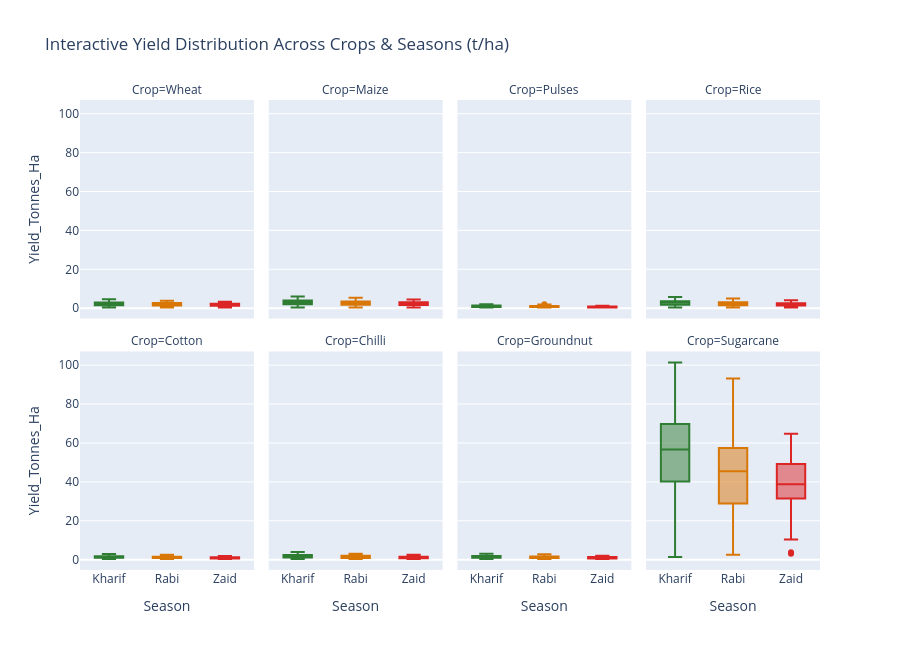

Source (notebook cell):
### Code cell
# 11.2 Interactive Plotly Visualization: Seasonal Yields with Crop Filter
fig = px.box(df_clean, x="Season", y="Yield_Tonnes_Ha", color="Season",
             color_discrete_map=SEASON_PALETTE,
             category_orders={"Season": SEASON_ORDER},
             facet_col="Crop", facet_col_wrap=4,
             title="Interactive Yield Distribution Across Crops & Seasons (t/ha)")
fig.update_layout(showlegend=False, height=650)
fig.show()

### Figure 1 — Plotly figure (JSON) as saved in the notebook; plotly's stock layout.template omitted (floating-point values rounded to 4 significant figures; data arrays with more than 128 entries replaced by an {"elided": "..."} marker saying what was removed)
{"data": [{"alignmentgroup": "True", "hovertemplate": "Season=%{x}<br>Crop=Wheat<br>Yield_Tonnes_Ha=%{y}<extra></extra>", "legendgroup": "Kharif", "marker": {"color": "#2E7D32"}, "name": "Kharif", "notched": false, "offsetgroup": "Kharif", "orientation": "v", "showlegend": true, "type": "box", "x": {"elided": "292 str values"}, "x0": " ", "xaxis": "x5", "y": {"elided": "292 float values"}, "y0": " ", "yaxis": "y5"}, {"alignmentgroup": "True", "hovertemplate": "Season=%{x}<br>Crop=Maize<br>Yield_Tonnes_Ha=%{y}<extra></extra>", "legendgroup": "Kharif", "marker": {"color": "#2E7D32"}, "name": "Kharif", "notched": false, "offsetgroup": "Kharif", "orientation": "v", "showlegend": false, "type": "box", "x": {"elided": "234 str values"}, "x0": " ", "xaxis": "x6", "y": {"elided": "234 float values"}, "y0": " ", "yaxis": "y6"}, {"alignmentgroup": "True", "hovertemplate": "Season=%{x}<br>Crop=Pulses<br>Yield_Tonnes_Ha=%{y}<extra></extra>", "legendgroup": "Kharif", "marker": {"color": "#2E7D32"}, "name": "Kharif", "notched": false, "offsetgroup": "Kharif", "orientation": "v", "showlegend": false, "type": "box", "x": {"elided": "221 str values"}, "x0": " ", "xaxis": "x7", "y": {"elided": "221 float values"}, "y0": " ", "yaxis": "y7"}, {"alignmentgroup": "True", "hovertemplate": "Season=%{x}<br>Crop=Rice<br>Yield_Tonnes_Ha=%{y}<extra></extra>", "legendgroup": "Kharif", "marker": {"color": "#2E7D32"}, "name": "Kharif", "notched": false, "offsetgroup": "Kharif", "orientation": "v", "showlegend": false, "type": "box", "x": {"elided": "314 str values"}, "x0": " ", "xaxis": "x8", "y": {"elided": "314 float values"}, "y0": " ", "yaxis": "y8"}, {"alignmentgroup": "True", "hovertemplate": "Season=%{x}<br>Crop=Cotton<br>Yield_Tonnes_Ha=%{y}<extra></extra>", "legendgroup": "Kharif", "marker": {"color": "#2E7D32"}, "name": "Kharif", "notched": false, "offsetgroup": "Kharif", "orientation": "v", "showlegend": false, "type": "box", "x": {"elided": "215 str values"}, "x0": " ", "xaxis": "x", "y": {"elided": "215 float values"}, "y0": " ", "yaxis": "y"}, {"alignmentgroup": "True", "hovertemplate": "Season=%{x}<br>Crop=Chilli<br>Yield_Tonnes_Ha=%{y}<extra></extra>", "legendgroup": "Kharif", "marker": {"color": "#2E7D32"}, "name": "Kharif", "notched": false, "offsetgroup": "Kharif", "orientation": "v", "showlegend": false, "type": "box", "x": {"elided": "185 str values"}, "x0": " ", "xaxis": "x2", "y": {"elided": "185 float values"}, "y0": " ", "yaxis": "y2"}, {"alignmentgroup": "True", "hovertemplate": "Season=%{x}<br>Crop=Groundnut<br>Yield_Tonnes_Ha=%{y}<extra></extra>", "legendgroup": "Kharif", "marker": {"color": "#2E7D32"}, "name": "Kharif", "notched": false, "offsetgroup": "Kharif", "orientation": "v", "showlegend": false, "type": "box", "x": {"elided": "193 str values"}, "x0": " ", "xaxis": "x3", "y": {"elided": "193 float values"}, "y0": " ", "yaxis": "y3"}, {"alignmentgroup": "True", "hovertemplate": "Season=%{x}<br>Crop=Sugarcane<br>Yield_Tonnes_Ha=%{y}<extra></extra>", "legendgroup": "Kharif", "marker": {"color": "#2E7D32"}, "name": "Kharif", "notched": false, "offsetgroup": "Kharif", "orientation": "v", "showlegend": false, "type": "box", "x": ["Kharif", "Kharif", "Kharif", "Kharif", "Kharif", "Kharif", "Kharif", "Kharif", "Kharif", "Kharif", "Kharif", "Kharif", "Kharif", "Kharif", "Kharif", "Kharif", "Kharif", "Kharif", "Kharif", "Kharif", "Kharif", "Kharif", "Kharif", "Kharif", "Kharif", "Kharif", "Kharif", "Kharif", "Kharif", "Kharif", "Kharif", "Kharif", "Kharif", "Kharif", "Kharif", "Kharif", "Kharif", "Kharif", "Kharif", "Kharif", "Kharif", "Kharif", "Kharif", "Kharif", "Kharif", "Kharif", "Kharif", "Kharif", "Kharif", "Kharif", "Kharif", "Kharif", "Kharif", "Kharif", "Kharif", "Kharif", "Kharif", "Kharif", "Kharif", "Kharif", "Kharif", "Kharif", "Kharif", "Kharif", "Kharif", "Kharif", "Kharif", "Kharif", "Kharif", "Kharif", "Kharif", "Kharif", "Kharif", "Kharif", "Kharif", "Kharif", "Kharif", "Kharif", "Kharif", "Kharif", "Kharif", "Kharif", "Kharif", "Kharif", "Kharif", "Kharif", "Kharif", "Kharif", "Kharif", "Kharif", "Kharif", "Kharif", "Kharif", "Kharif", "Kharif", "Kharif", "Kharif", "Kharif", "Kharif", "Kharif", "Kharif", "Kharif", "Kharif", "Kharif", "Kharif", "Kharif", "Kharif", "Kharif", "Kharif", "Kharif", "Kharif", "Kharif", "Kharif", "Kharif", "Kharif", "Kharif", "Kharif", "Kharif", "Kharif", "Kharif", "Kharif", "Kharif", "Kharif", "Kharif", "Kharif"], "x0": " ", "xaxis": "x4", "y": [62.58, 70.23, 29.47, 47.88, 62.09, 4.19, 26.01, 71.83, 45.71, 66.68, 59.1, 18.14, 89.34, 29.44, 70.62, 44.78, 69.75, 83.78, 50.36, 59.44, 57.3, 47.4, 32.79, 11.26, 68.5, 56.47, 69.39, 47.41, 83.79, 51.37, 66.24, 72.05, 64.45, 50.33, 66.06, 3.27, 24.92, 76.14, 29.46, 68.66, 91.98, 17.79, 37.75, 65.04, 40.42, 48.03, 71.42, 101.4, 26.4, 50.8, 59.05, 56.17, 45.17, 29.43, 70.82, 62.41, 73.4, 79.25, 30.03, 53.25, 62.29, 80.36, 35.56, 57.75, 61.94, 68.27, 4.86, 49.02, 77.25, 70.59, 5.22, 49.09, 72.92, 44.19, 37.11, 57.47, 47.69, 76.79, 73.99, 41.76, 52.53, 18.63, 69.07, 52.65, 87.76, 72.8, 56.65, 72.32, 62.12, 7.7, 72.92, 43.46, 54.66, 65.99, 52.92, 39.57, 18.83, 58.73, 32.66, 57.32, 69.8, 32.36, 45.27, 36.25, 61.09, 63.71, 77.93, 95.79, 82.68, 54.68, 77.32, 28.09, 91.46, 31.83, 61.72, 61.12, 51.28, 70.28, 56.17, 44.2, 59.75, 23.46, 49.88, 1.39, 12.74], "y0": " ", "yaxis": "y4"}, {"alignmentgroup": "True", "hovertemplate": "Season=%{x}<br>Crop=Wheat<br>Yield_Tonnes_Ha=%{y}<extra></extra>", "legendgroup": "Rabi", "marker": {"color": "#D97706"}, "name": "Rabi", "notched": false, "offsetgroup": "Rabi", "orientation": "v", "showlegend": true, "type": "box", "x": {"elided": "237 str values"}, "x0": " ", "xaxis": "x5", "y": {"elided": "237 float values"}, "y0": " ", "yaxis": "y5"}, {"alignmentgroup": "True", "hovertemplate": "Season=%{x}<br>Crop=Maize<br>Yield_Tonnes_Ha=%{y}<extra></extra>", "legendgroup": "Rabi", "marker": {"color": "#D97706"}, "name": "Rabi", "notched": false, "offsetgroup": "Rabi", "orientation": "v", "showlegend": false, "type": "box", "x": {"elided": "233 str values"}, "x0": " ", "xaxis": "x6", "y": {"elided": "233 float values"}, "y0": " ", "yaxis": "y6"}, {"alignmentgroup": "True", "hovertemplate": "Season=%{x}<br>Crop=Pulses<br>Yield_Tonnes_Ha=%{y}<extra></extra>", "legendgroup": "Rabi", "marker": {"color": "#D97706"}, "name": "Rabi", "notched": false, "offsetgroup": "Rabi", "orientation": "v", "showlegend": false, "type": "box", "x": {"elided": "213 str values"}, "x0": " ", "xaxis": "x7", "y": {"elided": "213 float values"}, "y0": " ", "yaxis": "y7"}, {"alignmentgroup": "True", "hovertemplate": "Season=%{x}<br>Crop=Rice<br>Yield_Tonnes_Ha=%{y}<extra></extra>", "legendgroup": "Rabi", "marker": {"color": "#D97706"}, "name": "Rabi", "notched": false, "offsetgroup": "Rabi", "orientation": "v", "showlegend": false, "type": "box", "x": {"elided": "274 str values"}, "x0": " ", "xaxis": "x8", "y": {"elided": "274 float values"}, "y0": " ", "yaxis": "y8"}, {"alignmentgroup": "True", "hovertemplate": "Season=%{x}<br>Crop=Cotton<br>Yield_Tonnes_Ha=%{y}<extra></extra>", "legendgroup": "Rabi", "marker": {"color": "#D97706"}, "name": "Rabi", "notched": false, "offsetgroup": "Rabi", "orientation": "v", "showlegend": false, "type": "box", "x": {"elided": "201 str values"}, "x0": " ", "xaxis": "x", "y": {"elided": "201 float values"}, "y0": " ", "yaxis": "y"}, {"alignmentgroup": "True", "hovertemplate": "Season=%{x}<br>Crop=Chilli<br>Yield_Tonnes_Ha=%{y}<extra></extra>", "legendgroup": "Rabi", "marker": {"color": "#D97706"}, "name": "Rabi", "notched": false, "offsetgroup": "Rabi", "orientation": "v", "showlegend": false, "type": "box", "x": {"elided": "163 str values"}, "x0": " ", "xaxis": "x2", "y": {"elided": "163 float values"}, "y0": " ", "yaxis": "y2"}, {"alignmentgroup": "True", "hovertemplate": "Season=%{x}<br>Crop=Groundnut<br>Yield_Tonnes_Ha=%{y}<extra></extra>", "legendgroup": "Rabi", "marker": {"color": "#D97706"}, "name": "Rabi", "notched": false, "offsetgroup": "Rabi", "orientation": "v", "showlegend": false, "type": "box", "x": {"elided": "177 str values"}, "x0": " ", "xaxis": "x3", "y": {"elided": "177 float values"}, "y0": " ", "yaxis": "y3"}, {"alignmentgroup": "True", "hovertemplate": "Season=%{x}<br>Crop=Sugarcane<br>Yield_Tonnes_Ha=%{y}<extra></extra>", "legendgroup": "Rabi", "marker": {"color": "#D97706"}, "name": "Rabi", "notched": false, "offsetgroup": "Rabi", "orientation": "v", "showlegend": false, "type": "box", "x": {"elided": "129 str values"}, "x0": " ", "xaxis": "x4", "y": {"elided": "129 float values"}, "y0": " ", "yaxis": "y4"}, {"alignmentgroup": "True", "hovertemplate": "Season=%{x}<br>Crop=Wheat<br>Yield_Tonnes_Ha=%{y}<extra></extra>", "legendgroup": "Zaid", "marker": {"color": "#DC2626"}, "name": "Zaid", "notched": false, "offsetgroup": "Zaid", "orientation": "v", "showlegend": true, "type": "box", "x": ["Zaid", "Zaid", "Zaid", "Zaid", "Zaid", "Zaid", "Zaid", "Zaid", "Zaid", "Zaid", "Zaid", "Zaid", "Zaid", "Zaid", "Zaid", "Zaid", "Zaid", "Zaid", "Zaid", "Zaid", "Zaid", "Zaid", "Zaid", "Zaid", "Zaid", "Zaid", "Zaid", "Zaid", "Zaid", "Zaid", "Zaid", "Zaid", "Zaid", "Zaid", "Zaid", "Zaid", "Zaid", "Zaid", "Zaid", "Zaid", "Zaid", "Zaid", "Zaid", "Zaid", "Zaid", "Zaid", "Zaid", "Zaid", "Zaid", "Zaid", "Zaid", "Zaid", "Zaid", "Zaid", "Zaid", "Zaid", "Zaid", "Zaid", "Zaid", "Zaid", "Zaid", "Zaid", "Zaid", "Zaid", "Zaid", "Zaid", "Zaid", "Zaid", "Zaid", "Zaid", "Zaid", "Zaid", "Zaid", "Zaid", "Zaid", "Zaid", "Zaid", "Zaid", "Zaid", "Zaid", "Zaid", "Zaid", "Zaid", "Zaid", "Zaid"], "x0": " ", "xaxis": "x5", "y": [2.3, 1.69, 0.3, 2.3, 1.61, 1.84, 1.12, 1.88, 2.96, 2.58, 1.77, 1.94, 0.45, 1.99, 1.76, 1.23, 0.72, 1.53, 1.54, 2.16, 1.9, 1.22, 1.1, 2.51, 0.77, 1.91, 3.27, 0.3, 1.58, 2.1, 1.81, 1.48, 1.19, 0.58, 0.4, 1.97, 2.33, 2.53, 2.3, 2.34, 2.13, 0.97, 2.27, 2.06, 0.72, 2.19, 1.21, 1.55, 2.54, 1.99, 2.41, 1.52, 0.3, 1.42, 2.4, 2.05, 0.3, 1.57, 1.77, 2.02, 2.9, 1.72, 2.61, 0.41, 2.09, 2.12, 1.46, 1.42, 0.91, 2.81, 2.19, 1.84, 2.79, 1.84, 1.87, 1.85, 2.3, 2.5, 1.11, 1.33, 2.63, 2.6, 2.55, 0.3, 1.83], "y0": " ", "yaxis": "y5"}, {"alignmentgroup": "True", "hovertemplate": "Season=%{x}<br>Crop=Maize<br>Yield_Tonnes_Ha=%{y}<extra></extra>", "legendgroup": "Zaid", "marker": {"color": "#DC2626"}, "name": "Zaid", "notched": false, "offsetgroup": "Zaid", "orientation": "v", "showlegend": false, "type": "box", "x": ["Zaid", "Zaid", "Zaid", "Zaid", "Zaid", "Zaid", "Zaid", "Zaid", "Zaid", "Zaid", "Zaid", "Zaid", "Zaid", "Zaid", "Zaid", "Zaid", "Zaid", "Zaid", "Zaid", "Zaid", "Zaid", "Zaid", "Zaid", "Zaid", "Zaid", "Zaid", "Zaid", "Zaid", "Zaid", "Zaid", "Zaid", "Zaid", "Zaid", "Zaid", "Zaid", "Zaid", "Zaid", "Zaid", "Zaid", "Zaid", "Zaid", "Zaid", "Zaid", "Zaid", "Zaid", "Zaid", "Zaid", "Zaid", "Zaid", "Zaid", "Zaid", "Zaid", "Zaid", "Zaid", "Zaid", "Zaid", "Zaid", "Zaid", "Zaid", "Zaid", "Zaid", "Zaid", "Zaid", "Zaid", "Zaid", "Zaid", "Zaid", "Zaid", "Zaid", "Zaid", "Zaid", "Zaid", "Zaid", "Zaid", "Zaid", "Zaid", "Zaid", "Zaid", "Zaid", "Zaid", "Zaid", "Zaid", "Zaid", "Zaid"], "x0": " ", "xaxis": "x6", "y": [2.21, 1.16, 1.34, 3.69, 0.53, 4.0, 2.74, 1.42, 1.87, 2.33, 3.43, 3.73, 2.27, 2.64, 1.03, 3.21, 1.58, 0.3, 1.57, 2.35, 1.83, 2.55, 3.11, 2.14, 3.09, 2.62, 1.95, 2.21, 2.22, 4.22, 2.18, 1.9, 3.21, 1.89, 1.94, 3.16, 4.12, 3.44, 2.83, 2.18, 0.68, 2.01, 2.28, 3.62, 4.44, 2.34, 2.29, 0.93, 2.27, 2.82, 1.82, 3.16, 2.32, 3.11, 0.53, 2.4, 2.31, 3.02, 3.59, 2.59, 1.17, 3.08, 0.73, 3.12, 2.22, 0.87, 1.04, 4.03, 2.88, 2.4, 1.71, 2.55, 2.13, 2.11, 1.32, 0.3, 1.33, 1.61, 1.33, 1.55, 2.13, 2.95, 3.45, 2.24], "y0": " ", "yaxis": "y6"}, {"alignmentgroup": "True", "hovertemplate": "Season=%{x}<br>Crop=Pulses<br>Yield_Tonnes_Ha=%{y}<extra></extra>", "legendgroup": "Zaid", "marker": {"color": "#DC2626"}, "name": "Zaid", "notched": false, "offsetgroup": "Zaid", "orientation": "v", "showlegend": false, "type": "box", "x": ["Zaid", "Zaid", "Zaid", "Zaid", "Zaid", "Zaid", "Zaid", "Zaid", "Zaid", "Zaid", "Zaid", "Zaid", "Zaid", "Zaid", "Zaid", "Zaid", "Zaid", "Zaid", "Zaid", "Zaid", "Zaid", "Zaid", "Zaid", "Zaid", "Zaid", "Zaid", "Zaid", "Zaid", "Zaid", "Zaid", "Zaid", "Zaid", "Zaid", "Zaid", "Zaid", "Zaid", "Zaid", "Zaid", "Zaid", "Zaid", "Zaid", "Zaid", "Zaid", "Zaid", "Zaid", "Zaid", "Zaid", "Zaid", "Zaid", "Zaid", "Zaid", "Zaid", "Zaid", "Zaid", "Zaid", "Zaid", "Zaid", "Zaid", "Zaid", "Zaid", "Zaid", "Zaid"], "x0": " ", "xaxis": "x7", "y": [0.72, 0.66, 0.3, 0.45, 0.58, 0.72, 0.66, 0.65, 1.05, 0.39, 0.3, 0.32, 0.79, 0.99, 0.72, 0.82, 0.3, 0.47, 0.3, 0.3, 0.3, 0.3, 0.64, 0.96, 0.82, 0.69, 0.86, 0.3, 0.88, 0.74, 0.47, 0.32, 0.96, 0.92, 1.16, 0.3, 1.08, 1.2, 0.32, 1.04, 0.77, 0.83, 1.12, 0.44, 0.35, 0.3, 1.02, 0.64, 0.78, 1.31, 0.83, 0.83, 0.88, 1.01, 0.3, 0.61, 0.3, 0.3, 0.85, 0.3, 0.3, 0.62], "y0": " ", "yaxis": "y7"}, {"alignmentgroup": "True", "hovertemplate": "Season=%{x}<br>Crop=Rice<br>Yield_Tonnes_Ha=%{y}<extra></extra>", "legendgroup": "Zaid", "marker": {"color": "#DC2626"}, "name": "Zaid", "notched": false, "offsetgroup": "Zaid", "orientation": "v", "showlegend": false, "type": "box", "x": ["Zaid", "Zaid", "Zaid", "Zaid", "Zaid", "Zaid", "Zaid", "Zaid", "Zaid", "Zaid", "Zaid", "Zaid", "Zaid", "Zaid", "Zaid", "Zaid", "Zaid", "Zaid", "Zaid", "Zaid", "Zaid", "Zaid", "Zaid", "Zaid", "Zaid", "Zaid", "Zaid", "Zaid", "Zaid", "Zaid", "Zaid", "Zaid", "Zaid", "Zaid", "Zaid", "Zaid", "Zaid", "Zaid", "Zaid", "Zaid", "Zaid", "Zaid", "Zaid", "Zaid", "Zaid", "Zaid", "Zaid", "Zaid", "Zaid", "Zaid", "Zaid", "Zaid", "Zaid", "Zaid", "Zaid", "Zaid", "Zaid", "Zaid", "Zaid", "Zaid", "Zaid", "Zaid", "Zaid", "Zaid", "Zaid", "Zaid", "Zaid", "Zaid", "Zaid", "Zaid", "Zaid", "Zaid", "Zaid", "Zaid", "Zaid", "Zaid", "Zaid", "Zaid", "Zaid", "Zaid", "Zaid", "Zaid", "Zaid", "Zaid", "Zaid", "Zaid", "Zaid", "Zaid", "Zaid", "Zaid", "Zaid", "Zaid", "Zaid", "Zaid", "Zaid", "Zaid", "Zaid", "Zaid", "Zaid", "Zaid", "Zaid", "Zaid"], "x0": " ", "xaxis": "x8", "y": [2.87, 1.69, 3.27, 1.54, 1.0, 1.84, 1.38, 2.3, 0.42, 2.07, 2.46, 0.73, 2.59, 2.03, 2.26, 4.08, 0.74, 1.81, 2.07, 1.3, 2.88, 2.88, 1.24, 2.1, 0.97, 2.3, 2.28, 0.88, 1.16, 0.33, 1.86, 2.02, 3.03, 0.45, 2.71, 2.55, 2.76, 1.5, 2.85, 0.51, 2.52, 1.75, 1.81, 1.95, 1.51, 1.72, 3.11, 1.48, 2.51, 1.11, 2.04, 2.95, 1.62, 1.67, 2.34, 2.19, 1.77, 0.3, 1.11, 2.84, 0.86, 1.58, 2.16, 2.02, 1.67, 0.93, 1.65, 2.73, 1.92, 2.57, 2.94, 2.86, 1.72, 2.43, 2.03, 0.3, 2.03, 0.92, 2.38, 1.79, 2.27, 0.74, 1.52, 3.26, 2.16, 2.14, 1.31, 2.19, 2.61, 3.17, 0.94, 2.58, 1.57, 1.45, 3.2, 1.32, 2.86, 1.14, 1.47, 2.36, 0.3, 1.79], "y0": " ", "yaxis": "y8"}, {"alignmentgroup": "True", "hovertemplate": "Season=%{x}<br>Crop=Cotton<br>Yield_Tonnes_Ha=%{y}<extra></extra>", "legendgroup": "Zaid", "marker": {"color": "#DC2626"}, "name": "Zaid", "notched": false, "offsetgroup": "Zaid", "orientation": "v", "showlegend": false, "type": "box", "x": ["Zaid", "Zaid", "Zaid", "Zaid", "Zaid", "Zaid", "Zaid", "Zaid", "Zaid", "Zaid", "Zaid", "Zaid", "Zaid", "Zaid", "Zaid", "Zaid", "Zaid", "Zaid", "Zaid", "Zaid", "Zaid", "Zaid", "Zaid", "Zaid", "Zaid", "Zaid", "Zaid", "Zaid", "Zaid", "Zaid", "Zaid", "Zaid", "Zaid", "Zaid", "Zaid", "Zaid", "Zaid", "Zaid", "Zaid", "Zaid", "Zaid", "Zaid", "Zaid", "Zaid", "Zaid", "Zaid", "Zaid", "Zaid", "Zaid", "Zaid", "Zaid", "Zaid", "Zaid", "Zaid", "Zaid", "Zaid", "Zaid", "Zaid", "Zaid", "Zaid", "Zaid", "Zaid", "Zaid", "Zaid", "Zaid", "Zaid", "Zaid", "Zaid", "Zaid", "Zaid", "Zaid", "Zaid", "Zaid", "Zaid", "Zaid", "Zaid", "Zaid", "Zaid", "Zaid", "Zaid", "Zaid", "Zaid", "Zaid", "Zaid", "Zaid", "Zaid", "Zaid", "Zaid", "Zaid", "Zaid", "Zaid", "Zaid"], "x0": " ", "xaxis": "x", "y": [1.53, 1.0, 0.75, 0.91, 0.8, 0.52, 1.93, 0.89, 0.3, 0.43, 0.97, 1.03, 1.28, 0.3, 0.93, 0.58, 1.69, 0.3, 1.12, 0.76, 1.21, 1.0, 0.6, 1.73, 0.85, 1.36, 0.3, 1.29, 1.8, 0.94, 0.45, 1.07, 0.43, 0.38, 0.3, 1.22, 0.54, 0.64, 0.3, 0.87, 0.64, 1.23, 1.09, 0.3, 1.57, 0.51, 1.04, 0.3, 0.42, 0.65, 1.03, 0.81, 1.52, 0.97, 1.45, 1.68, 0.48, 1.38, 1.2, 1.06, 0.94, 1.26, 1.38, 1.16, 1.18, 1.16, 0.46, 1.33, 0.94, 1.04, 1.0, 1.07, 0.59, 0.88, 1.4, 1.22, 1.64, 0.49, 1.32, 0.75, 1.28, 1.32, 0.85, 0.83, 0.83, 1.6, 0.3, 1.08, 1.3, 0.3, 0.45, 1.59], "y0": " ", "yaxis": "y"}, {"alignmentgroup": "True", "hovertemplate": "Season=%{x}<br>Crop=Chilli<br>Yield_Tonnes_Ha=%{y}<extra></extra>", "legendgroup": "Zaid", "marker": {"color": "#DC2626"}, "name": "Zaid", "notched": false, "offsetgroup": "Zaid", "orientation": "v", "showlegend": false, "type": "box", "x": ["Zaid", "Zaid", "Zaid", "Zaid", "Zaid", "Zaid", "Zaid", "Zaid", "Zaid", "Zaid", "Zaid", "Zaid", "Zaid", "Zaid", "Zaid", "Zaid", "Zaid", "Zaid", "Zaid", "Zaid", "Zaid", "Zaid", "Zaid", "Zaid", "Zaid", "Zaid", "Zaid", "Zaid", "Zaid", "Zaid", "Zaid", "Zaid", "Zaid", "Zaid", "Zaid", "Zaid", "Zaid", "Zaid", "Zaid", "Zaid", "Zaid", "Zaid", "Zaid", "Zaid", "Zaid", "Zaid", "Zaid", "Zaid", "Zaid", "Zaid", "Zaid", "Zaid", "Zaid", "Zaid", "Zaid", "Zaid", "Zaid", "Zaid", "Zaid", "Zaid", "Zaid", "Zaid", "Zaid", "Zaid"], "x0": " ", "xaxis": "x2", "y": [0.3, 1.19, 1.5, 0.79, 1.56, 1.95, 1.74, 1.2, 0.3, 1.69, 1.29, 1.38, 1.41, 2.06, 1.81, 1.24, 0.85, 1.54, 2.13, 1.45, 1.22, 1.3, 1.26, 1.49, 1.0, 0.49, 0.79, 2.43, 0.3, 0.77, 2.46, 1.7, 1.35, 0.3, 1.33, 1.93, 0.56, 1.43, 1.52, 0.3, 1.91, 1.82, 1.94, 0.67, 0.95, 1.12, 0.3, 0.87, 0.3, 1.34, 0.74, 1.62, 1.22, 0.69, 0.3, 1.09, 0.56, 0.3, 1.14, 0.79, 1.01, 1.35, 1.05, 1.07], "y0": " ", "yaxis": "y2"}, {"alignmentgroup": "True", "hovertemplate": "Season=%{x}<br>Crop=Groundnut<br>Yield_Tonnes_Ha=%{y}<extra></extra>", "legendgroup": "Zaid", "marker": {"color": "#DC2626"}, "name": "Zaid", "notched": false, "offsetgroup": "Zaid", "orientation": "v", "showlegend": false, "type": "box", "x": ["Zaid", "Zaid", "Zaid", "Zaid", "Zaid", "Zaid", "Zaid", "Zaid", "Zaid", "Zaid", "Zaid", "Zaid", "Zaid", "Zaid", "Zaid", "Zaid", "Zaid", "Zaid", "Zaid", "Zaid", "Zaid", "Zaid", "Zaid", "Zaid", "Zaid", "Zaid", "Zaid", "Zaid", "Zaid", "Zaid", "Zaid", "Zaid", "Zaid", "Zaid", "Zaid", "Zaid", "Zaid", "Zaid", "Zaid", "Zaid", "Zaid", "Zaid", "Zaid", "Zaid", "Zaid", "Zaid", "Zaid", "Zaid", "Zaid", "Zaid", "Zaid", "Zaid", "Zaid", "Zaid"], "x0": " ", "xaxis": "x3", "y": [1.94, 0.3, 1.0, 1.11, 1.26, 1.01, 1.22, 1.51, 1.45, 1.42, 0.47, 0.35, 0.3, 1.44, 1.62, 1.57, 1.42, 0.5, 0.93, 0.3, 0.3, 1.4, 1.05, 1.08, 1.04, 1.29, 1.46, 0.79, 0.55, 1.53, 0.47, 1.3, 0.31, 1.04, 0.3, 0.64, 1.7, 1.16, 0.84, 0.71, 1.63, 1.46, 0.9, 1.33, 0.32, 1.47, 1.13, 0.89, 1.31, 0.66, 2.0, 0.3, 1.16, 1.4], "y0": " ", "yaxis": "y3"}, {"alignmentgroup": "True", "hovertemplate": "Season=%{x}<br>Crop=Sugarcane<br>Yield_Tonnes_Ha=%{y}<extra></extra>", "legendgroup": "Zaid", "marker": {"color": "#DC2626"}, "name": "Zaid", "notched": false, "offsetgroup": "Zaid", "orientation": "v", "showlegend": false, "type": "box", "x": ["Zaid", "Zaid", "Zaid", "Zaid", "Zaid", "Zaid", "Zaid", "Zaid", "Zaid", "Zaid", "Zaid", "Zaid", "Zaid", "Zaid", "Zaid", "Zaid", "Zaid", "Zaid", "Zaid", "Zaid", "Zaid", "Zaid", "Zaid", "Zaid", "Zaid", "Zaid", "Zaid", "Zaid", "Zaid", "Zaid", "Zaid", "Zaid", "Zaid", "Zaid", "Zaid", "Zaid", "Zaid", "Zaid", "Zaid", "Zaid", "Zaid", "Zaid", "Zaid", "Zaid", "Zaid", "Zaid", "Zaid", "Zaid", "Zaid", "Zaid", "Zaid"], "x0": " ", "xaxis": "x4", "y": [36.69, 33.55, 62.76, 38.78, 49.31, 41.51, 49.8, 51.39, 10.97, 64.76, 29.61, 17.92, 10.4, 45.79, 40.84, 28.05, 28.82, 44.55, 46.48, 35.44, 34.39, 50.01, 40.18, 64.21, 57.04, 61.91, 52.86, 27.86, 56.65, 33.78, 34.85, 27.46, 36.88, 31.26, 50.35, 36.45, 46.57, 40.79, 41.63, 32.05, 3.85, 11.14, 40.61, 17.62, 59.9, 36.87, 3.09, 45.29, 31.82, 35.88, 48.95], "y0": " ", "yaxis": "y4"}], "layout": {"annotations": [{"font": {}, "showarrow": false, "text": "Crop=Cotton", "x": 0.1175, "xanchor": "center", "xref": "paper", "y": 0.465, "yanchor": "bottom", "yref": "paper"}, {"font": {}, "showarrow": false, "text": "Crop=Chilli", "x": 0.3725, "xanchor": "center", "xref": "paper", "y": 0.465, "yanchor": "bottom", "yref": "paper"}, {"font": {}, "showarrow": false, "text": "Crop=Groundnut", "x": 0.6275, "xanchor": "center", "xref": "paper", "y": 0.465, "yanchor": "bottom", "yref": "paper"}, {"font": {}, "showarrow": false, "text": "Crop=Sugarcane", "x": 0.8825, "xanchor": "center", "xref": "paper", "y": 0.465, "yanchor": "bottom", "yref": "paper"}, {"font": {}, "showarrow": false, "text": "Crop=Wheat", "x": 0.1175, "xanchor": "center", "xref": "paper", "y": 1.0, "yanchor": "bottom", "yref": "paper"}, {"font": {}, "showarrow": false, "text": "Crop=Maize", "x": 0.3725, "xanchor": "center", "xref": "paper", "y": 1.0, "yanchor": "bottom", "yref": "paper"}, {"font": {}, "showarrow": false, "text": "Crop=Pulses", "x": 0.6275, "xanchor": "center", "xref": "paper", "y": 1.0, "yanchor": "bottom", "yref": "paper"}, {"font": {}, "showarrow": false, "text": "Crop=Rice", "x": 0.8825, "xanchor": "center", "xref": "paper", "y": 1.0, "yanchor": "bottom", "yref": "paper"}], "boxmode": "overlay", "height": 650, "legend": {"title": {"text": "Season"}, "tracegroupgap": 0}, "showlegend": false, "title": {"text": "Interactive Yield Distribution Across Crops & Seasons (t/ha)"}, "xaxis": {"anchor": "y", "categoryarray": ["Kharif", "Rabi", "Zaid"], "categoryorder": "array", "domain": [0.0, 0.235], "title": {"text": "Season"}}, "xaxis2": {"anchor": "y2", "categoryarray": ["Kharif", "Rabi", "Zaid"], "categoryorder": "array", "domain": [0.255, 0.49], "matches": "x", "title": {"text": "Season"}}, "xaxis3": {"anchor": "y3", "categoryarray": ["Kharif", "Rabi", "Zaid"], "categoryorder": "array", "domain": [0.51, 0.745], "matches": "x", "title": {"text": "Season"}}, "xaxis4": {"anchor": "y4", "categoryarray": ["Kharif", "Rabi", "Zaid"], "categoryorder": "array", "domain": [0.765, 1.0], "matches": "x", "title": {"text": "Season"}}, "xaxis5": {"anchor": "y5", "domain": [0.0, 0.235], "matches": "x", "showticklabels": false}, "xaxis6": {"anchor": "y6", "domain": [0.255, 0.49], "matches": "x", "showticklabels": false}, "xaxis7": {"anchor": "y7", "domain": [0.51, 0.745], "matches": "x", "showticklabels": false}, "xaxis8": {"anchor": "y8", "domain": [0.765, 1.0], "matches": "x", "showticklabels": false}, "yaxis": {"anchor": "x", "domain": [0.0, 0.465], "title": {"text": "Yield_Tonnes_Ha"}}, "yaxis2": {"anchor": "x2", "domain": [0.0, 0.465], "matches": "y", "showticklabels": false}, "yaxis3": {"anchor": "x3", "domain": [0.0, 0.465], "matches": "y", "showticklabels": false}, "yaxis4": {"anchor": "x4", "domain": [0.0, 0.465], "matches": "y", "showticklabels": false}, "yaxis5": {"anchor": "x5", "domain": [0.535, 1.0], "matches": "y", "title": {"text": "Yield_Tonnes_Ha"}}, "yaxis6": {"anchor": "x6", "domain": [0.535, 1.0], "matches": "y", "showticklabels": false}, "yaxis7": {"anchor": "x7", "domain": [0.535, 1.0], "matches": "y", "showticklabels": false}, "yaxis8": {"anchor": "x8", "domain": [0.535, 1.0], "matches": "y", "showticklabels": false}}}
